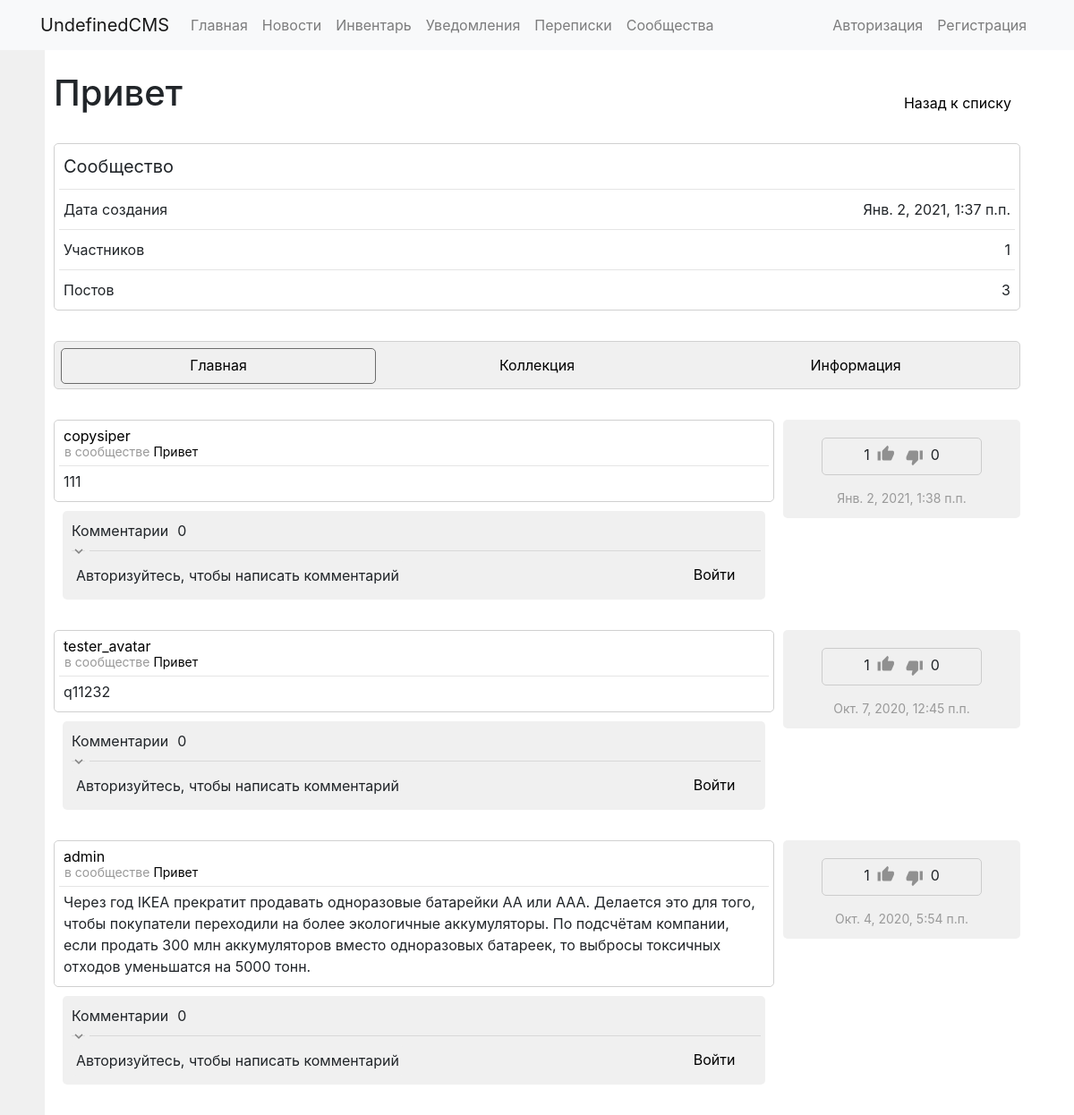
/groups/18/, run on the app's committed database.
### communities/models.py (models this page shows, shortened)
class Group(models.Model):
	groupname = models.CharField(max_length=40)
	image = models.ImageField(upload_to='groups/groupimages', default=False)
	slug = models.SlugField(max_length=40, unique=True)
	description = models.TextField(blank=True)
	public = models.BooleanField(default=True)
	allowarticles = models.IntegerField(default=2)
	pubdate = models.DateTimeField('date published', default=datetime.now)
	admin = models.ForeignKey(User, on_delete=models.CASCADE, null=True, blank=True, related_name='groups_admins')
	editors = models.ManyToManyField(User, blank=True, related_name='groups_editors')
	subscribers = models.ManyToManyField(User, blank=True, related_name='groups_subs')
	subrequests = models.ManyToManyField(User, blank=True, related_name='groups_requests')
	banned = models.ManyToManyField(User, blank=True, related_name='groups_banned')
	rating = models.FloatField(null=True, blank=True, default=0)
	def can_see_group(self, user):
		if user in self.banned.all():
			return False
		if self.public:
			return True
		if user in self.subscribers.all() or user in self.editors.all() or user == self.admin:
			return True
		return False

### news_feed/models.py (models this page shows, shortened)
class BasicArticle(models.Model):
	allowed = models.BooleanField(default=True)
	author = models.ForeignKey(User, on_delete=models.PROTECT, related_name='articles', null=True, blank=True)
	title = models.CharField(max_length=256, default='')
	text = models.TextField()
	pubdate = models.DateTimeField('date published', default=datetime.now)
	pluses = models.ManyToManyField(User, blank=True, related_name='plused_articles')
	minuses = models.ManyToManyField(User, blank=True, related_name='minused_articles')
	views = models.ManyToManyField(User, blank=True, related_name='viewed_articles')
	allow_comments = models.BooleanField(default=True, null=True)
	comments = models.OneToOneField(CommentsList, on_delete=models.CASCADE, null=True, blank=True, related_name="article")
	files = models.OneToOneField(ArticleFilesList, on_delete=models.CASCADE, null=True, blank=True, related_name="article")
	rating = models.IntegerField(default=0)
	objects = InheritanceManager()

class PersonalInCommunityArticle(BasicArticle):
	group = models.ForeignKey(Group, on_delete=models.PROTECT, related_name='personal_in_community_articles')

class BasicArticle(models.Model):
	allowed = models.BooleanField(default=True)
	author = models.ForeignKey(User, on_delete=models.PROTECT, related_name='articles', null=True, blank=True)
	title = models.CharField(max_length=256, default='')
	text = models.TextField()
	pubdate = models.DateTimeField('date published', default=datetime.now)
	pluses = models.ManyToManyField(User, blank=True, related_name='plused_articles')
	minuses = models.ManyToManyField(User, blank=True, related_name='minused_articles')
	views = models.ManyToManyField(User, blank=True, related_name='viewed_articles')
	allow_comments = models.BooleanField(default=True, null=True)
	comments = models.OneToOneField(CommentsList, on_delete=models.CASCADE, null=True, blank=True, related_name="article")
	files = models.OneToOneField(ArticleFilesList, on_delete=models.CASCADE, null=True, blank=True, related_name="article")
	rating = models.IntegerField(default=0)
	objects = InheritanceManager()

class CommentsList(models.Model):
	pass

### communities/views.py (the view)
# urls.py: path('<str:groupslug>/', community, name='community'),
def community(request, groupslug):
	if Group.objects.filter(slug=groupslug).exists():
		group = Group.objects.get(slug=groupslug)
		if not group.can_see_group(request.user):
			context = {
				'group': group,
			}
			return render(request, 'communities/closedgroup.html', context)
		personal_in_community_articles = PersonalInCommunityArticle.objects.filter(allowed=True)
		community_articles = CommunityArticle.objects.filter(allowed=True)
		articles = sorted(chain(personal_in_community_articles, community_articles), key=lambda instance: instance.pubdate, reverse=True)
		personal_in_community_request_articles = PersonalInCommunityArticle.objects.filter(allowed=False)
		community_request_articles = CommunityArticle.objects.filter(allowed=False)
		request_articles = sorted(chain(personal_in_community_request_articles, community_request_articles), key=lambda instance: instance.pubdate)
		articles_count = len(articles)
		if request.user.is_authenticated and group.personal_in_community_articles.filter(allowed=False, author=request.user):
			author_request_articles = group.personal_in_community_articles.filter(allowed=False, author=request.user).order_by('-pubdate')
		else:
			author_request_articles = []
		context = {
			'group': group,
			'articles': articles,
			'request_articles': request_articles,
			'articles_count': articles_count,
			'author_request_articles': author_request_articles
		}
		return render(request, 'communities/community.html', context)
	else:
		return render(request, 'communities/nogroup.html', status=404)

### communities/templates/communities/community.html (shortened to what this page needs)
{% extends "communities/community_template.html" %}
{% block main %}
  {% load templatetags %}
  <div class="content_block" style="display: block;">
    <div id="articles" class="">
      {% for post in articles %}
        <div class="inline-wrapper">
          <div style="width: calc(75% - 5px);">
            <div class="plate">
              <div class="inline-wrapper" style="height: 40px;">
                <div class="inline-wrapper">
                  {% if post.author %}
                    <div style="margin-top: -5px">
                      <div class="text2"><a class="link1" href="{% url 'UserProfile:userprofile' post.author %}">{{ post.author }}</a></div>
                      <div class="text3" style="margin-top: -10px;">в сообществе <a class="link1" href="{% url 'communities:community' group.slug %}">{{ group.groupname }}</a></div>
                    </div>
                  {% else %}
                    <img class="small-img" src="{{ group.image.url }}" alt="" onError="this.remove()">
                    <div class="text2" style="margin-top: 7px"><a class="link1" href="{% url 'communities:community' group.slug %}">{{ post.group }}</a></div>
                  {% endif %}
                </div>
              </div>
              <hr>
              <div class="text2">{{ post.text }}</div>
            </div>
            <div style="padding: 0px 10px;">
              {% if post.allow_comments %}
                {% include "news_feed/comments.html" %}
              {% else %}
                <div class="solid">
                  <div class="text2">Комментарии отключены</div>
                </div>
              {% endif %}
            </div>
          </div>
          <div class="solid" style="width: calc(25% - 5px); height: 110px; text-align: center;">
            <div style="display: flex; margin: 15px auto 15px; text-align: center; padding: 10px 10px 0px 10px; width: 70%; border-radius: 5px; border: 1px #CCC solid;">
              <div style="display: flex; margin: auto;">
                <div class="text2" id="plus{{post.id}}" style="margin-top: -4px; margin-right: 6px;">{{ post.pluses.count }}</div>
                {% if request.user.is_authenticated %}
                  {% can_plus post request.user as can_plus_val %}
                  {% if not can_plus_val %}
                    <i class="material-icons icon3-1 grey-color-1" style="margin-right: 10px; margin-top: -3px;" title="Вы не можете оценивать собственный пост">thumb_up</i>
                    <i class="material-icons icon3-1 grey-color-1" style="margin-top: 1px;" title="Вы не можете оценивать собственный пост">thumb_down</i>
                  {% else %}
                    {% if request.user in post.pluses.all %}
                      <i class="material-icons icon3-1 pointer green-color" id="plusicon{{post.id}}" style="margin-right: 10px; margin-top: -3px;" onclick="plus_minus('{{ post.id }}', 'remove_plus')">thumb_up</i>
                      <i class="material-icons icon3-1 pointer grey-color" id="minusicon{{post.id}}" style="margin-top: 1px;" onclick="plus_minus('{{ post.id }}', 'minusminus')">thumb_down</i>
                    {% elif request.user in post.minuses.all %}
                      <i class="material-icons icon3-1 pointer  grey-color" id="plusicon{{post.id}}" style="margin-right: 10px; margin-top: -3px;" onclick="plus_minus('{{ post.id }}', 'plusplus')">thumb_up</i>
                      <i class="material-icons icon3-1 pointer red-color" id="minusicon{{post.id}}" style="margin-top: 1px;" onclick="plus_minus('{{ post.id }}', 'remove_minus')">thumb_down</i>
                    {% else %}
                      <i class="material-icons icon3-1 pointer grey-color" id="plusicon{{post.id}}" style="margin-right: 10px; margin-top: -3px;" onclick="plus_minus('{{ post.id }}', 'plus')">thumb_up</i>
                      <i class="material-icons icon3-1 pointer grey-color" id="minusicon{{post.id}}" style="margin-top: 1px;" onclick="plus_minus('{{ post.id }}', 'minus')">thumb_down</i>
                    {% endif %}
                  {% endif %}
                {% else %}
                  <i class="material-icons icon3-1 grey-color-1" style="margin-right: 10px; margin-top: -3px;">thumb_up</i>
                  <i class="material-icons icon3-1 grey-color-1" style="margin-top: 1px;">thumb_down</i>
                {% endif %}
                <div class="text2" id="minus{{post.id}}" style="margin-top: -4px; margin-left: 6px;">{{ post.minuses.count }}</div>
              </div>
            </div>
            <div class="text3">{{ post.pubdate }}</div>
          </div>
        </div>
        <br>
      {% empty %}
      <div class="plate">
        <div class="text2">Нет постов</div>
      </div>
      {% endfor %}
    </div>
  </div>
{% endblock %}

### communities/templates/communities/community_template.html (shortened to what this page needs)
{% extends "base_general.html" %}
{% load static %}
{% block links %}
  <link rel="stylesheet" href="{% static 'communities/css/style.css' %}"/>
{% endblock %}
{% block content %}
  <div class="inline-wrapper">
    <h1>{{ group.groupname }}</h1>
    <a class="button1" href="{% url 'communities:home' %}">Назад к списку</a>
  </div>
  <br>
  <div class="inline-wrapper">
    <div class="plate" style="width: 100%;">
      <div class="inline-wrapper">
        <div class="text1">Сообщество</div>
      </div>
      <hr>
      <div class="inline-wrapper">
        <div class="text2">Дата создания</div>
        <div class="text2">{{ group.pubdate }}</div>
      </div>
      <hr>
      <div class="inline-wrapper">
        <div class="text2">Участников</div>
        <div class="inline-wrapper">
          <div class="text2">{{ group.subscribers.count|add:group.editors.count|add:1 }}</div>
        </div>
      </div>
      <hr>
      <div class="inline-wrapper">
        <div class="text2">Постов</div>
        <div class="text2">{{ articles_count }}</div>
      </div>
    </div>
  </div>
  <br>
  {% if request.user in group.subscribers.all or request.user in group.editors.all or request.user == group.admin or group.public and request.user not in group.banned.all %}
    <div class="inline-wrapper plate solid">
      <a id="to_main" class="button0" href="{% url 'communities:community' group.slug %}">Главная</a>
      <a id="to_collection" class="button0" href="{% url 'communities:collection' group.slug %}">Коллекция</a>
      <a id="to_information" class="button0" href="{% url 'communities:information' group.slug %}">Информация</a>
    </div>
    <br>
    {% block main %}{% endblock %}
  {% else %}
    <div class="plate">
      <div class="text2">{% if request.user in group.banned.all %}Вы заблокированы в данном сообществе{% else %}Вы не можете просматривать контент сообщества{% endif %}</div>
    </div>
  {% endif %}
{% endblock %}

### news_feed/templates/news_feed/comments.html (shortened to what this page needs)
{% load templatetags %}
<div class="solid">
  <div style="display: flex;">
    <div class="text2">Комментарии </div>
    <div id="post{{ post.id }}commentcount" class="text2" id="post{{ post.id }}commentcount">{{ post.comments.comments.count }}</div>
  </div>
  <div style="display: flex;">
    <div id="post{{ post.id }}helper" class="comment-helper" onclick="showcomments('{{ post.id }}')">
      <i id="post{{ post.id }}icon-helper" class="material-icons icon-comment-helper">keyboard_arrow_down</i>
    </div>
    <div id="post{{ post.id }}comments" style="width: calc(100% - 25px);">
      <hr>
    </div>
  </div>
  <div class="inline-wrapper">
    {% can_comment post request.user as can_comment_val %}
    {% if can_comment_val %}
      <img class="small-img" src="/media/{{ request.user.profile.avatar }}" alt="" onError="this.remove()">
      <div style="width: 100%;">
        <div id="post{{ post.id }}inputgroup" class="mb-1">
          <textarea class="textarea2 form-control" maxlength="750" answering='' editing='' id="comment{{ post.id }}input" style="height: 30px;" oninput="auto_grow(this); update_symbols('post{{ post.id }}commentssymbols', 'comment{{ post.id }}input', 750)" onclick="auto_grow(this)" placeholder="Оставить комментарий..."></textarea>
          <div class="input-group-append hidden" id="post{{ post.id }}inputgroupappend">
            <button class="btn btn-outline-secondary" type="button" onclick="closecomment('{{ post.id }}')">
              <svg width="1em" height="1em" viewBox="3 4 10 10" class="bi bi-x" fill="currentColor" xmlns="http://www.w3.org/2000/svg">
              <path fill-rule="evenodd" d="M11.854 4.146a.5.5 0 0 1 0 .708l-7 7a.5.5 0 0 1-.708-.708l7-7a.5.5 0 0 1 .708 0z"/>
              <path fill-rule="evenodd" d="M4.146 4.146a.5.5 0 0 0 0 .708l7 7a.5.5 0 0 0 .708-.708l-7-7a.5.5 0 0 0-.708 0z"/>
            </svg>
            </button>
          </div>
        </div>
        <div class="inline-wrapper-2">
          <div id="comment{{ post.id }}answertext" class="text3 inline-item hidden"></div>
          <div class="text3 inline-item" id="post{{ post.id }}commentssymbols">Еще символов: 750</div>
        </div>
      </div>
      <div id="comment{{ post.id }}buttonsend" class="button0" style="width: 100px; margin-left: 10px;" onclick="createcomment('{{ post.id }}')">Отправить</div>
      <div id="comment{{ post.id }}buttonedit" class="button0 hidden" style="width: 100px; margin-left: 10px;" onclick="editcomment('{{ post.id }}')">Сохранить</div>
    {% elif not request.user.is_authenticated %}
      <div class="text2 solid">Авторизуйтесь, чтобы написать комментарий</div>
      <a class="button0" style="width: 100px; margin-left: 10px;" href="/auth/login">Войти</a>
    {% else %}
      <div class="text2 solid">Вы не можете комментировать этот пост</div>
    {% endif %}
  </div>
</div>

### data on the page
Group: groupname "Привет", pubdate "Янв. 2, 2021, 1:37 п.п.", subscribers.count|add "1"
PersonalInCommunityArticle: author "copysiper", text "111", comments.comments.count "0", pluses.count "1", minuses.count "0", pubdate "Янв. 2, 2021, 1:38 п.п."
PersonalInCommunityArticle: author "tester_avatar", text "q11232", comments.comments.count "0", pluses.count "1", minuses.count "0", pubdate "Окт. 7, 2020, 12:45 п.п."
PersonalInCommunityArticle: author "admin", text "Через год IKEA прекратит продавать одноразовые батарейки АА или ААА. Делается это для того, чтобы покупатели переходили на более экологичные аккумуляторы. По подсчётам компании, если продать 300 млн аккумуляторов вместо одноразовых батареек, то выбросы токсичных отходов уменьшатся на 5000 тонн.", comments.comments.count "0", pluses.count "1", minuses.count "0", pubdate "Окт. 4, 2020, 5:54 п.п."

### other printed values
{{ articles_count }} "3"
